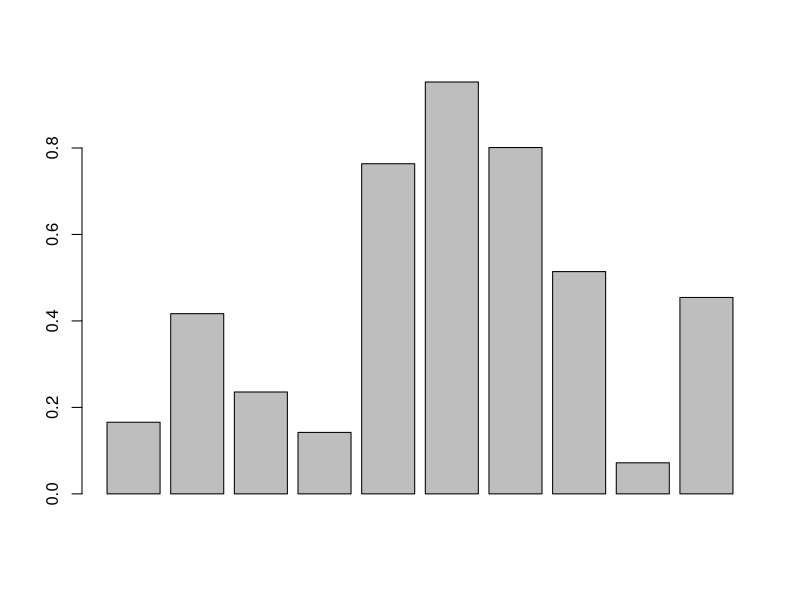
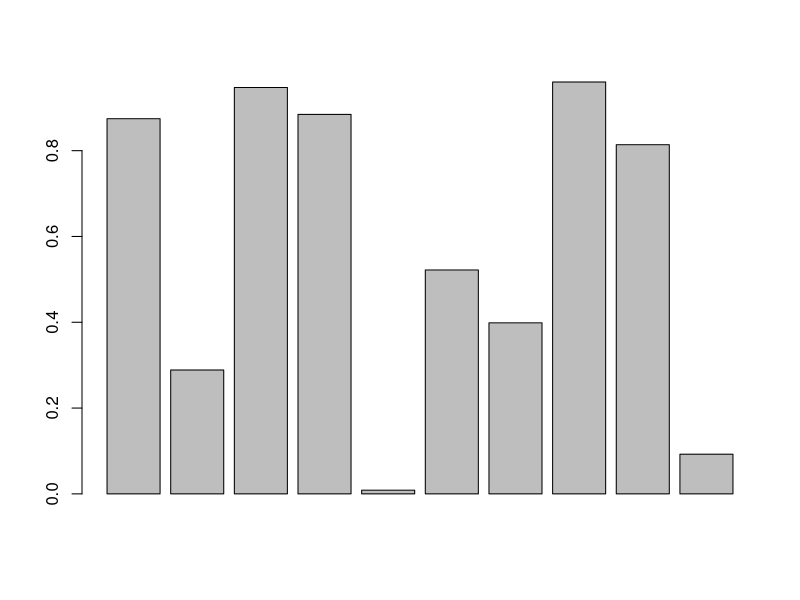
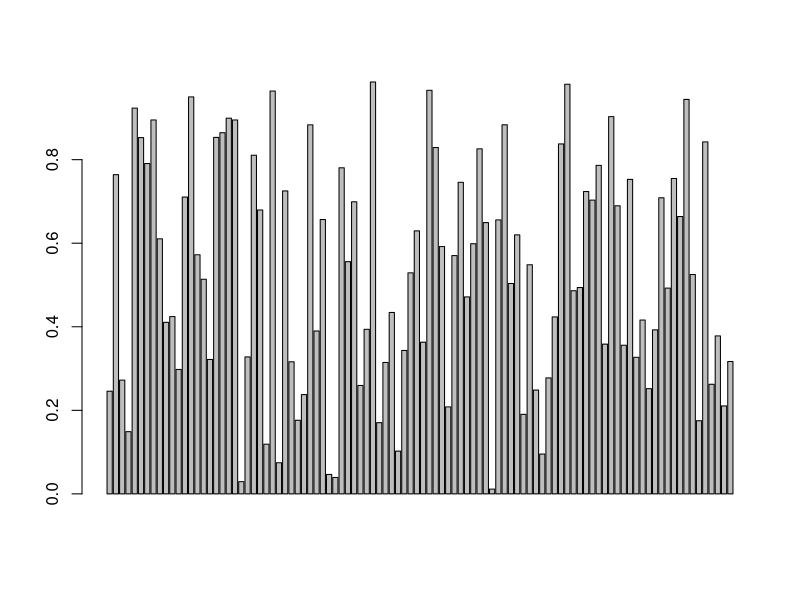

The R source for these figures, in order: (Note: this script raises an error after producing the figures.)
# ______                                      _     
# | ___ \                                    | |    
# | |_/ /  ___  ___   ___   __ _  _ __   ___ | |__  
# |    /  / _ \/ __| / _ \ / _` || '__| / __|| '_ \ 
# | |\ \ |  __/\__ \|  __/| (_| || |   | (__ | | | |
# \_| \_| \___||___/ \___| \__,_||_|    \___||_| |_|
# 
#  _____                                  _         
# /  __ \                                | |        
# | /  \/  ___   _ __ ___   _ __   _   _ | |_   ___ 
# | |     / _ \ | '_ ` _ \ | '_ \ | | | || __| / _ \
# | \__/\| (_) || | | | | || |_) || |_| || |_ |  __/
#  \____/ \___/ |_| |_| |_|| .__/  \__,_| \__| \___|
#                          | |                      
#                          |_|                      

#
# 2019_10_Parallelism
#
# R Users Group
# 2019_10_Parallelism
# Macquarie Univeristy
#

# Let's create some articifal work using R's Random Uniform Distribution function "runif(x)"


distribution <- runif(10)
average <- mean(distribution)
print(average)
barplot(distribution)

# now let's set the SEED to get predictable numbers
set.seed(12345678)
distribution <- runif(10)
average <- mean(distribution)
print(average)
barplot(distribution)

# And lets create more work (scaling up)
{
set.seed(87654321)
distribution <- runif(100)
average <- mean(distribution)
print(average)
barplot(distribution)
}

# and how long is that exactly ?
system.time({
  set.seed(12345678)
  distribution <- runif(100e6)
  average <- mean(distribution)
  print(average)
})


# Let's wrap this up in a function for our later tests
workload <- function (seed=0) {
  set.seed(seed)
  distribution <- runif(100e6)
  average <- mean(distribution)
  return(average)
} 

# It should give the same result - so let's check
workload(12345678)

# and take almost the same time to run
system.time({
  print(workload(12345678))
})


# Most scientific compute task involve doing similar things over and over.
# Let's simulate this by computing averages for 10 different SEEDs

workload(1)
workload(2)
workload(3)
workload(4)
workload(5)
workload(6)
workload(7)
workload(8)
workload(9)
workload(10)

# or of course we could use a FOR loop ...
for (seed in 1:10) {
  average <- workload(seed)
  print(average)
}

# and we could APPLY the workload function to an array of SEEDs
lapply(1:10, workload)

# but which one is faster, loops ...
system.time({
  for (seed in 1:10) {
    average <- workload(seed)
    print(average)
  }
})

# or applying ?
system.time({
  print(lapply(1:10, workload))
})



